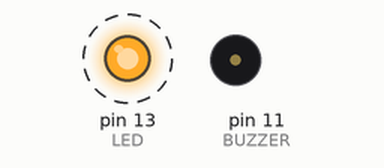
Recording of a sketch running on a simulated Arduino Uno, built with avr-gcc and run on an emulated ATmega328P. Shown: output pins drawn as LEDs (lit = HIGH), buzzer (waves = sounding, pin HIGH). Dashed ring = blinking.

Above: at 0.6 s.
At 4.1 s:
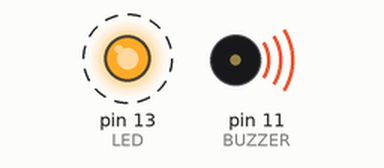
Timing chart, 0 to 4.6 s (numbered marks = the images above):
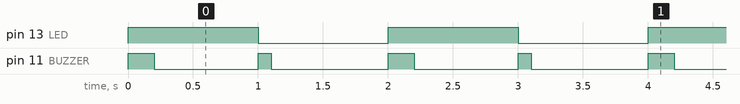

Measured:
- by itself, pin 13 (LED): alternates HIGH for 1.0 s and LOW for 1.0 s
- by itself, pin 11 (BUZZER): repeats every 2.0 s: LOW 0.80 s, HIGH 0.10 s, LOW 0.90 s, HIGH 0.20 s
- by itself, everything shown: repeats every 2.0 s, in 4 steps

The sketch:

ledbuzzer.ino
```cpp
// Made by @AryToNeX

const int LED = 13;
const int BUZZER = 11;

void setup(){
  pinMode(LED,OUTPUT);
  pinMode(BUZZER,OUTPUT);
}

void loop(){
  digitalWrite(LED,HIGH);
  digitalWrite(BUZZER,HIGH);
  delay(200);
  digitalWrite(BUZZER,LOW);
  delay(800);
  digitalWrite(LED,LOW);
  digitalWrite(BUZZER,HIGH);
  delay(100);
  digitalWrite(BUZZER,LOW);
  delay(900);
}
```
